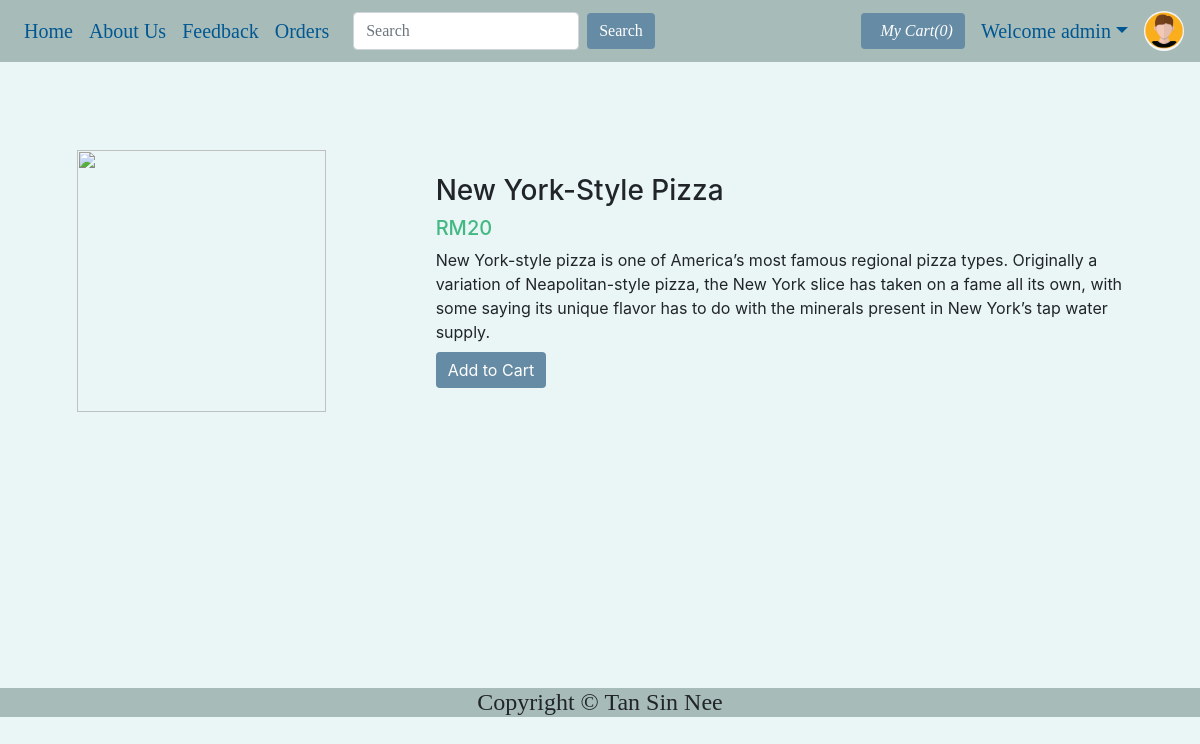
Screenshot of /viewPizza.php?pizzaid=54 (signed in) with the database file from the repository.
### tables this page shows
CREATE TABLE `pizza` (
  `pizzaId` int(12) NOT NULL,
  `pizzaName` varchar(255) NOT NULL,
  `pizzaPrice` int(12) NOT NULL,
  `pizzaDesc` text NOT NULL,
  `pizzaCategorieId` int(12) NOT NULL,
  `pizzaPubDate` datetime NOT NULL DEFAULT current_timestamp()
);

### viewPizza.php (the view, shortened to what this page needs)
<!doctype html>
<html lang="en">
<head>
    <link rel="stylesheet" href="https://stackpath.bootstrapcdn.com/bootstrap/4.4.1/css/bootstrap.min.css">
    <link rel="stylesheet" href="https://use.fontawesome.com/releases/v5.8.2/css/all.css">
</head>
<body>
    <?php include 'partials/_dbconnect.php';?>
    <?php require 'partials/_nav.php' ?>
    <div class="container my-4" id="cont">
        <div class="row jumbotron" style="background: transparent;">
        <?php
            $pizzaId = $_GET['pizzaid'];
            $sql = "SELECT * FROM `pizza` WHERE pizzaId = $pizzaId";
            $result = mysqli_query($conn, $sql);
            $row = mysqli_fetch_assoc($result);
            $pizzaName = $row['pizzaName'];
            $pizzaPrice = $row['pizzaPrice'];
            $pizzaDesc = $row['pizzaDesc'];
        ?>
        <?php
        echo  '<div class="col-md-4">
                <img src="img/pizza-'.$pizzaId. '.jpg" width="249px" height="262px">
            </div>
            <div class="col-md-8 my-4">
                <h3>' . $pizzaName . '</h3>
                <h5 style="color: #42b883">RM'.$pizzaPrice. '</h5>
                <p class="mb-0">' .$pizzaDesc .'</p>';
                if($loggedin){
                    $quaSql = "SELECT `itemQuantity` FROM `viewcart` WHERE pizzaId = '$pizzaId' AND `userId`='$userId'";
                    $quaresult = mysqli_query($conn, $quaSql);
                    $quaExistRows = mysqli_num_rows($quaresult);
                    if($quaExistRows == 0) {
                        echo '<form action="partials/_manageCart.php" method="POST">
                              <input type="hidden" name="itemId" value="'.$pizzaId. '">
                              <button type="submit" name="addToCart" class="btn btn-primary my-2" style="background-color:#668ba4; color:white; border:#668ba4;">Add to Cart</button>';
                    }else {
                        echo '<a href="viewCart.php"><button class="btn btn-primary my-2"style="background-color:#668ba4; color:white; border:#668ba4;">Go to Cart</button></a>';
                    }
                }
                else{
                    echo '<button class="btn btn-primary my-2" data-toggle="modal" data-target="#loginModal"style="background-color:#668ba4; color:white; border:#668ba4;">Add to Cart</button>';
                }
                echo '</form>
            </div>'
        ?>
        </div>
    </div>
    <?php require 'partials/_footer.php' ?>
</body>
</html>

### viewPizza.php (style rules this page uses)
#cont { min-height : 578px; }

### partials/_nav.php (style rules this page uses)
body { background-color: #eaf6f6; }

### rows the page displays
pizza: pizzaName "New York-Style Pizza", pizzaPrice "20", pizzaDesc "New York-style pizza is one of America’s most famous regional pizza types. Originally a variation of Neapolitan-style pizza, the New York slice has taken on a fame all its own, with some saying its unique flavor has to do with the minerals present in New York’s tap water supply."

### other values shown
$count "0"
$username "admin"
